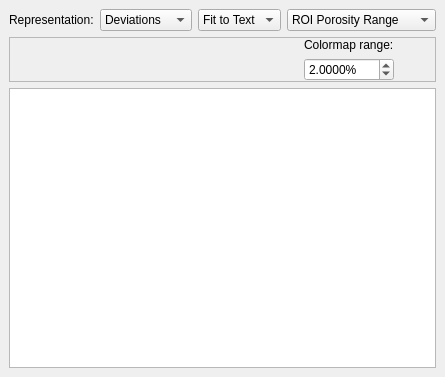
<?xml version="1.0" encoding="UTF-8"?>
<ui version="4.0">
 <class>PDMView</class>
 <widget class="QDockWidget" name="PDMView">
  <property name="geometry">
   <rect>
    <x>0</x>
    <y>0</y>
    <width>408</width>
    <height>377</height>
   </rect>
  </property>
  <property name="windowTitle">
   <string>Pipeline/Dataset Matrix </string>
  </property>
  <widget class="QWidget" name="dockWidgetContents">
   <layout class="QVBoxLayout" name="verticalLayout_2">
    <item>
     <layout class="QHBoxLayout" name="horizontalLayout">
      <item>
       <widget class="QLabel" name="label">
        <property name="text">
         <string>Representation:</string>
        </property>
       </widget>
      </item>
      <item>
       <widget class="QComboBox" name="cbRepresentation">
        <item>
         <property name="text">
          <string>Deviations</string>
         </property>
        </item>
        <item>
         <property name="text">
          <string>Box Plots</string>
         </property>
        </item>
        <item>
         <property name="text">
          <string>Histograms</string>
         </property>
        </item>
       </widget>
      </item>
      <item>
       <widget class="QComboBox" name="cbTableFit">
        <item>
         <property name="text">
          <string>Fit to Text</string>
         </property>
        </item>
        <item>
         <property name="text">
          <string>Collapse</string>
         </property>
        </item>
       </widget>
      </item>
      <item>
       <widget class="QComboBox" name="cbPorosityRange">
        <property name="currentIndex">
         <number>0</number>
        </property>
        <item>
         <property name="text">
          <string>ROI Porosity Range</string>
         </property>
        </item>
        <item>
         <property name="text">
          <string>2% Porosity Range</string>
         </property>
        </item>
        <item>
         <property name="text">
          <string>5% Porosity Range</string>
         </property>
        </item>
        <item>
         <property name="text">
          <string>10% Porosity Range</string>
         </property>
        </item>
        <item>
         <property name="text">
          <string>15% Porosity Range</string>
         </property>
        </item>
        <item>
         <property name="text">
          <string>100% Porosity Range</string>
         </property>
        </item>
       </widget>
      </item>
      <item>
       <spacer name="horizontalSpacer">
        <property name="orientation">
         <enum>Qt::Horizontal</enum>
        </property>
        <property name="sizeHint" stdset="0">
         <size>
          <width>40</width>
          <height>20</height>
         </size>
        </property>
       </spacer>
      </item>
     </layout>
    </item>
    <item>
     <widget class="QFrame" name="cmFrame">
      <property name="sizePolicy">
       <sizepolicy hsizetype="Preferred" vsizetype="Fixed">
        <horstretch>0</horstretch>
        <verstretch>0</verstretch>
       </sizepolicy>
      </property>
      <property name="maximumSize">
       <size>
        <width>16777215</width>
        <height>70</height>
       </size>
      </property>
      <property name="frameShape">
       <enum>QFrame::StyledPanel</enum>
      </property>
      <property name="frameShadow">
       <enum>QFrame::Raised</enum>
      </property>
      <layout class="QHBoxLayout" name="horizontalLayout_2" stretch="1,0,1">
       <property name="leftMargin">
        <number>0</number>
       </property>
       <property name="topMargin">
        <number>0</number>
       </property>
       <property name="rightMargin">
        <number>0</number>
       </property>
       <property name="bottomMargin">
        <number>0</number>
       </property>
       <item>
        <widget class="QWidget" name="scalarBarWidget" native="true">
         <property name="sizePolicy">
          <sizepolicy hsizetype="Expanding" vsizetype="Ignored">
           <horstretch>0</horstretch>
           <verstretch>0</verstretch>
          </sizepolicy>
         </property>
         <property name="minimumSize">
          <size>
           <width>288</width>
           <height>40</height>
          </size>
         </property>
         <property name="maximumSize">
          <size>
           <width>288</width>
           <height>40</height>
          </size>
         </property>
        </widget>
       </item>
       <item>
        <layout class="QVBoxLayout" name="verticalLayout" stretch="0,0">
         <item>
          <widget class="QLabel" name="label_2">
           <property name="sizePolicy">
            <sizepolicy hsizetype="Preferred" vsizetype="Preferred">
             <horstretch>0</horstretch>
             <verstretch>0</verstretch>
            </sizepolicy>
           </property>
           <property name="text">
            <string>Colormap range:</string>
           </property>
          </widget>
         </item>
         <item>
          <widget class="QDoubleSpinBox" name="dsbCMRange">
           <property name="sizePolicy">
            <sizepolicy hsizetype="Preferred" vsizetype="Preferred">
             <horstretch>0</horstretch>
             <verstretch>0</verstretch>
            </sizepolicy>
           </property>
           <property name="suffix">
            <string>%</string>
           </property>
           <property name="decimals">
            <number>4</number>
           </property>
           <property name="minimum">
            <double>0.000100000000000</double>
           </property>
           <property name="singleStep">
            <double>0.500000000000000</double>
           </property>
           <property name="value">
            <double>2.000000000000000</double>
           </property>
          </widget>
         </item>
        </layout>
       </item>
       <item>
        <spacer name="horizontalSpacer_2">
         <property name="orientation">
          <enum>Qt::Horizontal</enum>
         </property>
         <property name="sizeHint" stdset="0">
          <size>
           <width>40</width>
           <height>20</height>
          </size>
         </property>
        </spacer>
       </item>
      </layout>
     </widget>
    </item>
    <item>
     <widget class="QTableWidget" name="tableWidget"/>
    </item>
   </layout>
  </widget>
 </widget>
 <resources>
  <include location="../../core/open_iA.qrc"/>
 </resources>
 <connections/>
</ui>
